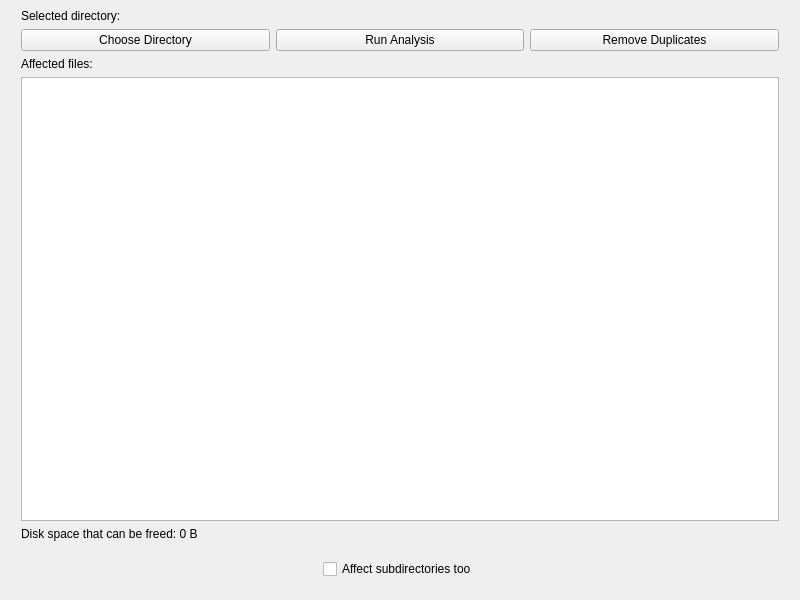
<?xml version="1.0" encoding="UTF-8"?>
<ui version="4.0">
 <class>Main_Window</class>
 <widget class="QMainWindow" name="Main_Window">
  <property name="geometry">
   <rect>
    <x>0</x>
    <y>0</y>
    <width>800</width>
    <height>600</height>
   </rect>
  </property>
  <property name="windowTitle">
   <string>Main_Window</string>
  </property>
  <widget class="QWidget" name="central_widget">
   <layout class="QVBoxLayout" name="verticalLayout">
    <item>
     <layout class="QVBoxLayout" name="main_layout">
      <property name="leftMargin">
       <number>12</number>
      </property>
      <property name="topMargin">
       <number>0</number>
      </property>
      <property name="rightMargin">
       <number>12</number>
      </property>
      <property name="bottomMargin">
       <number>0</number>
      </property>
      <item>
       <widget class="QLabel" name="directory_label">
        <property name="text">
         <string>Selected directory: &lt;none&gt;</string>
        </property>
       </widget>
      </item>
      <item>
       <layout class="QHBoxLayout" name="buttons_layout">
        <item>
         <widget class="QPushButton" name="button_choose_directory">
          <property name="text">
           <string>Choose Directory</string>
          </property>
         </widget>
        </item>
        <item>
         <widget class="QPushButton" name="button_run_analysis">
          <property name="text">
           <string>Run Analysis</string>
          </property>
         </widget>
        </item>
        <item>
         <widget class="QPushButton" name="button_remove_duplicates">
          <property name="text">
           <string>Remove Duplicates</string>
          </property>
         </widget>
        </item>
       </layout>
      </item>
      <item>
       <widget class="QLabel" name="files_label">
        <property name="text">
         <string>Affected files:</string>
        </property>
       </widget>
      </item>
      <item>
       <widget class="QListWidget" name="files_list"/>
      </item>
      <item>
       <widget class="QLabel" name="saved_disk_space_label">
        <property name="text">
         <string>Disk space that can be freed: 0 B</string>
        </property>
       </widget>
      </item>
     </layout>
    </item>
    <item>
     <layout class="QHBoxLayout" name="outer_options_layout">
      <property name="leftMargin">
       <number>0</number>
      </property>
      <property name="topMargin">
       <number>12</number>
      </property>
      <property name="rightMargin">
       <number>0</number>
      </property>
      <property name="bottomMargin">
       <number>12</number>
      </property>
      <item>
       <spacer name="left_options_spacer">
        <property name="orientation">
         <enum>Qt::Horizontal</enum>
        </property>
        <property name="sizeHint" stdset="0">
         <size>
          <width>40</width>
          <height>20</height>
         </size>
        </property>
       </spacer>
      </item>
      <item>
       <layout class="QVBoxLayout" name="inner_options_layout">
        <property name="leftMargin">
         <number>0</number>
        </property>
        <property name="topMargin">
         <number>0</number>
        </property>
        <property name="rightMargin">
         <number>0</number>
        </property>
        <property name="bottomMargin">
         <number>0</number>
        </property>
        <item>
         <widget class="QCheckBox" name="option_recursive">
          <property name="text">
           <string>Affect subdirectories too</string>
          </property>
         </widget>
        </item>
       </layout>
      </item>
      <item>
       <spacer name="right_options_spacer">
        <property name="orientation">
         <enum>Qt::Horizontal</enum>
        </property>
        <property name="sizeHint" stdset="0">
         <size>
          <width>40</width>
          <height>20</height>
         </size>
        </property>
       </spacer>
      </item>
     </layout>
    </item>
   </layout>
  </widget>
 </widget>
 <resources/>
 <connections/>
</ui>
